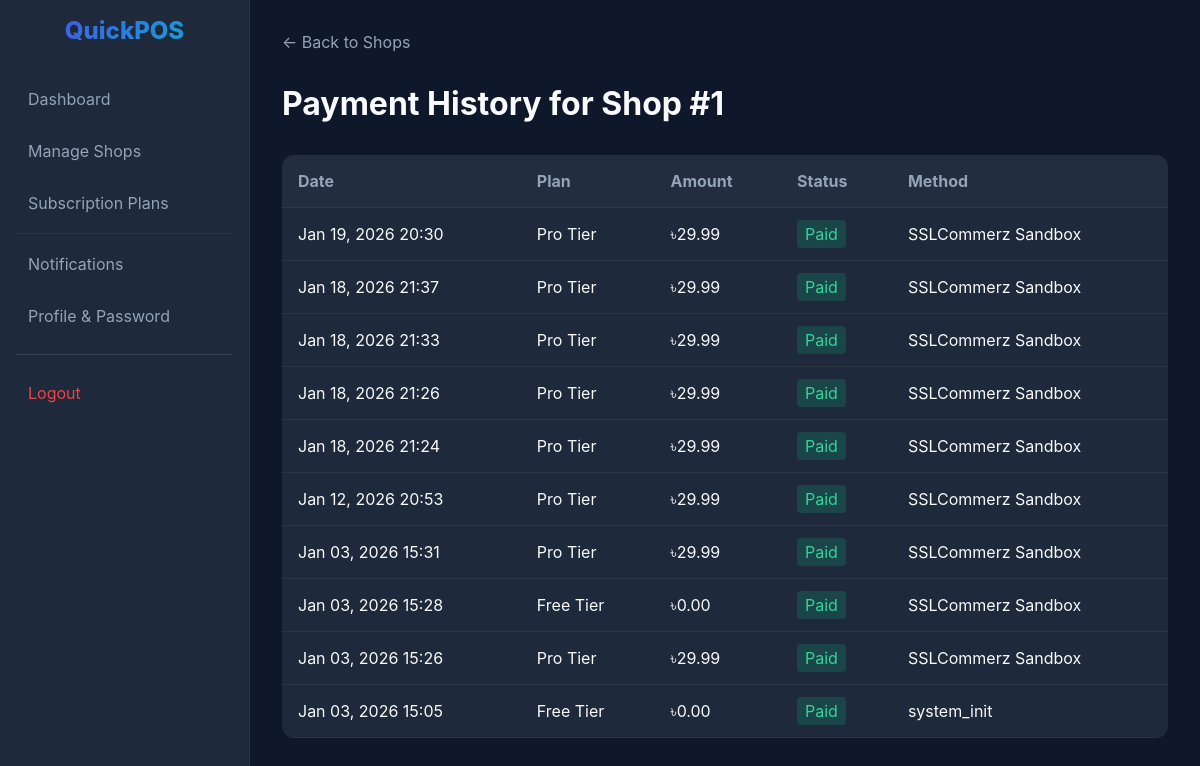
The app's page /views/super_admin/shop_history.php?shop_id=1 (signed in) with its own data.
### tables this page shows
CREATE TABLE IF NOT EXISTS subscription_payments (
    id INT AUTO_INCREMENT PRIMARY KEY,
    shop_id INT NOT NULL,
    plan_id INT NOT NULL,
    amount DECIMAL(10,2) NOT NULL,
    payment_status ENUM('paid', 'pending', 'failed') DEFAULT 'pending',
    payment_method VARCHAR(50), 
    payment_date TIMESTAMP DEFAULT CURRENT_TIMESTAMP,
    FOREIGN KEY (shop_id) REFERENCES shops(id) ON DELETE CASCADE,
    FOREIGN KEY (plan_id) REFERENCES subscription_plans(id)
);

CREATE TABLE IF NOT EXISTS subscription_plans (
    id INT AUTO_INCREMENT PRIMARY KEY,
    name VARCHAR(50) NOT NULL,
    price DECIMAL(10,2) NOT NULL,
    max_sales INT DEFAULT -1,  
    created_at TIMESTAMP DEFAULT CURRENT_TIMESTAMP
);

### includes/db.php (called while the page is built, shortened)
<?php
class Database {
    public $conn;
    public function __construct() {
        $this->host = getenv('DB_HOST') ?: 'localhost';
        $this->user = getenv('DB_USER') ?: 'root';
        $this->pass = getenv('DB_PASS') ?: '';
        $this->dbname = getenv('DB_NAME') ?: 'pos_db';
        try {
            $this->conn = new mysqli($this->host, $this->user, $this->pass, $this->dbname);
            $this->conn->set_charset("utf8");
            $this->conn->query("SET time_zone = '+06:00'");
        } catch (Exception $e) {
            die("<div style='font-family: sans-serif; text-align: center; padding: 50px;'>
                <h1 style='color: #ef4444;'>Database Connection Failed</h1>
                <p>Could not connect to the database. Error: " . $e->getMessage() . "</p>
                <div style='background: #f3f4f6; padding: 20px; display: inline-block; border-radius: 8px; text-align: left;'>
                    <strong>Possible Solutions:</strong>
                    <ul>
                        <li>Is your <strong>XAMPP MySQL</strong> server running?</li>
                        <li>Check if port 3306 is available.</li>
                        <li>Verify credentials in <code>.env</code> file.</li>
                    </ul>
                </div>
            </div>");
        }
    }
    public function query($sql, $params = [], $types = "") {
        $stmt = $this->conn->prepare($sql);
        if (!empty($params)) {
             $stmt->bind_param($types, ...$params);
        }
        $stmt->execute();
        return $stmt;
    }
}
$db = new Database();
?>

### models/Core.php (called while the page is built, shortened)
<?php
require_once __DIR__ . '/../includes/db.php';
class Core {
    protected $db;
    public function __construct() {
        global $db;
        $this->db = $db;
    }
    public function query($sql, $params = [], $types = "") {
        return $this->db->query($sql, $params, $types);
    }
}
?>

### models/Shop.php (called while the page is built, shortened)
<?php
require_once 'Core.php';
class Shop extends Core {
    public function getPaymentHistory($shop_id) {
        $sql = "SELECT sp.*, p.name as plan_name
                FROM subscription_payments sp
                JOIN subscription_plans p ON sp.plan_id = p.id
                WHERE sp.shop_id = ?
                ORDER BY sp.payment_date DESC";
        return $this->query($sql, [$shop_id], "i")->get_result();
    }
}
?>

### views/super_admin/shop_history.php (the view, shortened to what this page needs)
<?php
require_once '../../models/Shop.php';
$shop_id = $_GET['shop_id'];
$shopModel = new Shop();
$history = $shopModel->getPaymentHistory($shop_id);
$shop_name = "Shop #" . $shop_id;
?>
<!DOCTYPE html>
<html lang="en">
<head>
    <link rel="stylesheet" href="../../assets/css/style.css">
</head>
<body>
    <div class="dashboard-layout">
        <?php include '../includes/sidebar.php'; ?>
        <div class="main-content">
            <div style="margin-bottom: 2rem;">
                <a href="shops.php" style="color: var(--text-gray); text-decoration: none;">&larr; Back to Shops</a>
            </div>
            <h1>Payment History for <?php echo htmlspecialchars($shop_name); ?></h1>
            <div class="table-container" style="margin-top: 2rem;">
                <table>
                    <thead>
                        <tr>
                            <th>Date</th>
                            <th>Plan</th>
                            <th>Amount</th>
                            <th>Status</th>
                            <th>Method</th>
                        </tr>
                    </thead>
                    <tbody>
                        <?php if ($history->num_rows > 0): ?>
                            <?php while ($row = $history->fetch_assoc()): ?>
                                <tr>
                                    <td><?php echo date('M d, Y H:i', strtotime($row['payment_date'])); ?></td>
                                    <td><?php echo htmlspecialchars($row['plan_name']); ?></td>
                                    <td>৳<?php echo number_format($row['amount'], 2); ?></td>
                                    <td>
                                        <span
                                            style="padding: 0.25rem 0.5rem; border-radius: 0.25rem; background: <?php echo $row['payment_status'] == 'paid' ? 'rgba(16, 185, 129, 0.2)' : 'rgba(239, 68, 68, 0.2)'; ?>; color: <?php echo $row['payment_status'] == 'paid' ? '#34d399' : '#f87171'; ?>">
                                            <?php echo ucfirst($row['payment_status']); ?>
                                        </span>
                                    </td>
                                    <td><?php echo htmlspecialchars($row['payment_method']); ?></td>
                                </tr>
                            <?php endwhile; ?>
                        <?php endif; ?>
                    </tbody>
                </table>
            </div>
        </div>
    </div>
</body>
</html>

### views/includes/sidebar.php (shortened to what this page needs)
<?php
$role = $_SESSION['role'] ?? 'guest';
$current_page = basename($_SERVER['PHP_SELF']);
$current_dir = basename(dirname($_SERVER['PHP_SELF']));
$role_path = ($current_dir === 'common') ? '../' . $role . '/' : '';
$common_path = ($current_dir === 'common') ? '' : '../common/';
$logout_path = '../logout.php';
?>
<div class="sidebar">
    <div class="logo" style="font-size: 1.5rem; margin-bottom: 2rem;">QuickPOS</div>
    <ul style="list-style: none;">
        <?php if ($role === 'super_admin'): ?>
            <li style="margin-bottom: 0.5rem;">
                <a href="<?php echo $role_path; ?>dashboard.php"
                    class="<?php echo $current_page == 'dashboard.php' ? 'active-link' : ''; ?>"
                    style="display: block; padding: 0.75rem; color: var(--text-gray); text-decoration: none; border-radius: 0.5rem; transition: all 0.2s;">
                    Dashboard
                </a>
            </li>
            <li style="margin-bottom: 0.5rem;">
                <a href="<?php echo $role_path; ?>shops.php"
                    class="<?php echo $current_page == 'shops.php' ? 'active-link' : ''; ?>"
                    style="display: block; padding: 0.75rem; color: var(--text-gray); text-decoration: none; border-radius: 0.5rem; transition: all 0.2s;">
                    Manage Shops
                </a>
            </li>
            <li style="margin-bottom: 0.5rem;">
                <a href="<?php echo $role_path; ?>plans.php"
                    class="<?php echo $current_page == 'plans.php' ? 'active-link' : ''; ?>"
                    style="display: block; padding: 0.75rem; color: var(--text-gray); text-decoration: none; border-radius: 0.5rem; transition: all 0.2s;">
                    Subscription Plans
                </a>
            </li>
        <?php endif; ?>
        <li style="margin-bottom: 0.5rem; border-top: 1px solid rgba(255,255,255,0.05); padding-top: 0.5rem;">
            <a href="<?php echo $common_path; ?>notifications.php"
                class="<?php echo $current_page == 'notifications.php' ? 'active-link' : ''; ?>"
                style="display: block; padding: 0.75rem; color: var(--text-gray); text-decoration: none; border-radius: 0.5rem; transition: all 0.2s;">
                Notifications
            </a>
        </li>
        <li style="margin-bottom: 0.5rem;">
            <a href="<?php echo $common_path; ?>profile.php"
                class="<?php echo $current_page == 'profile.php' ? 'active-link' : ''; ?>"
                style="display: block; padding: 0.75rem; color: var(--text-gray); text-decoration: none; border-radius: 0.5rem; transition: all 0.2s;">
                Profile & Password
            </a>
        </li>
        <li style="margin-top: 1rem; border-top: 1px solid rgba(255,255,255,0.1); padding-top: 1rem;">
            <a href="<?php echo $logout_path; ?>"
                style="display: block; padding: 0.75rem; color: #ef4444; text-decoration: none; border-radius: 0.5rem; transition: all 0.2s;">
                Logout
            </a>
        </li>
    </ul>
</div>

### assets/css/style.css (style rules this page uses)
:root { --primary: #4f46e5; --primary-dark: #4338ca; --secondary: #64748b; --bg-dark: #0f172a; --bg-card: #1e293b; --text-light: #f8fafc; --text-gray: #94a3b8; --gradient: linear-gradient(135deg, #4f46e5 0%, #06b6d4 100%); }
* { box-sizing: border-box; margin: 0; padding: 0; font-family: 'Inter', system-ui, sans-serif; }
body { background-color: var(--bg-dark); color: var(--text-light); height: 100vh; display: flex; justify-content: center; align-items: center; overflow: hidden; }
.logo { text-align: center; margin-bottom: 2rem; font-size: 2rem; font-weight: 800; background: var(--gradient); -webkit-background-clip: text; -webkit-text-fill-color: transparent; }
.dashboard-layout { display: flex; height: 100vh; width: 100vw; }
.sidebar { width: 250px; background: var(--bg-card); padding: 1rem; border-right: 1px solid rgba(255, 255, 255, 0.05); }
.main-content { flex: 1; overflow-y: auto; padding: 2rem; }
.table-container { background: var(--bg-card); border-radius: 0.75rem; overflow: hidden; }
table { width: 100%; border-collapse: collapse; }
th, td { padding: 1rem; text-align: left; border-bottom: 1px solid rgba(255, 255, 255, 0.05); }
th { background: rgba(255, 255, 255, 0.02); color: var(--text-gray); }

### records on screen
subscription_payments: payment_date "Jan 19, 2026 20:30", plan.name "Pro Tier", amount "29.99", payment_status "Paid", payment_method "SSLCommerz Sandbox"
subscription_payments: payment_date "Jan 18, 2026 21:37", plan.name "Pro Tier", amount "29.99", payment_status "Paid", payment_method "SSLCommerz Sandbox"
subscription_payments: payment_date "Jan 18, 2026 21:33", plan.name "Pro Tier", amount "29.99", payment_status "Paid", payment_method "SSLCommerz Sandbox"
subscription_payments: payment_date "Jan 18, 2026 21:26", plan.name "Pro Tier", amount "29.99", payment_status "Paid", payment_method "SSLCommerz Sandbox"
subscription_payments: payment_date "Jan 18, 2026 21:24", plan.name "Pro Tier", amount "29.99", payment_status "Paid", payment_method "SSLCommerz Sandbox"
subscription_payments: payment_date "Jan 12, 2026 20:53", plan.name "Pro Tier", amount "29.99", payment_status "Paid", payment_method "SSLCommerz Sandbox"
subscription_payments: payment_date "Jan 03, 2026 15:31", plan.name "Pro Tier", amount "29.99", payment_status "Paid", payment_method "SSLCommerz Sandbox"
subscription_payments: payment_date "Jan 03, 2026 15:28", plan.name "Free Tier", amount "0.00", payment_status "Paid", payment_method "SSLCommerz Sandbox"
subscription_payments: payment_date "Jan 03, 2026 15:26", plan.name "Pro Tier", amount "29.99", payment_status "Paid", payment_method "SSLCommerz Sandbox"
subscription_payments: payment_date "Jan 03, 2026 15:05", plan.name "Free Tier", amount "0.00", payment_status "Paid", payment_method "system_init"

### other values on screen
$shop_name "Shop #1"
